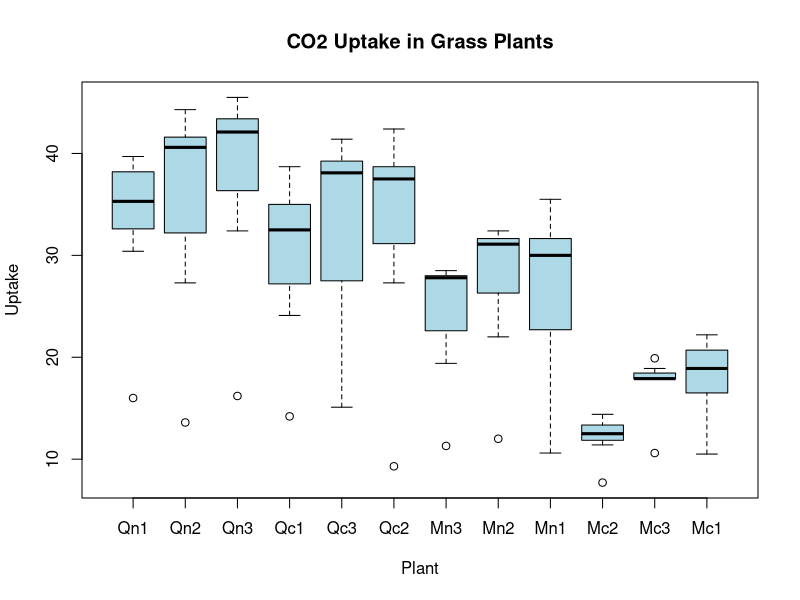
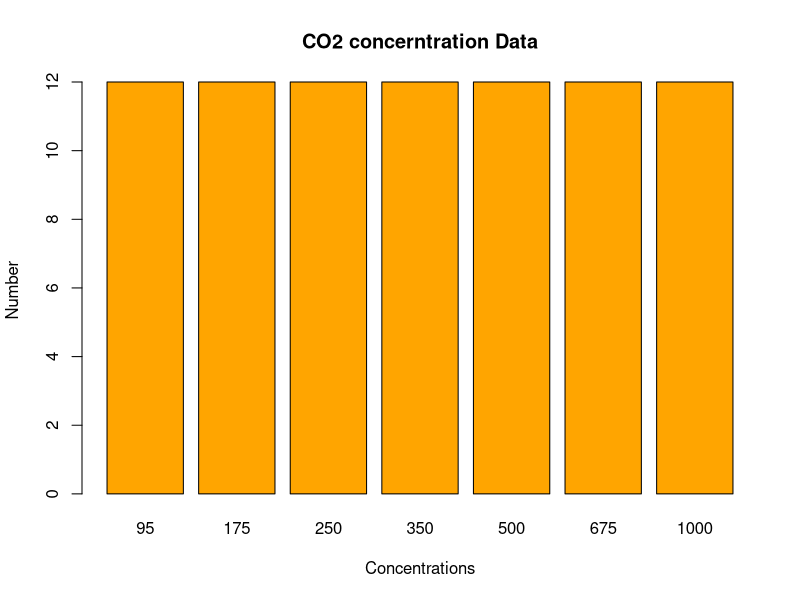
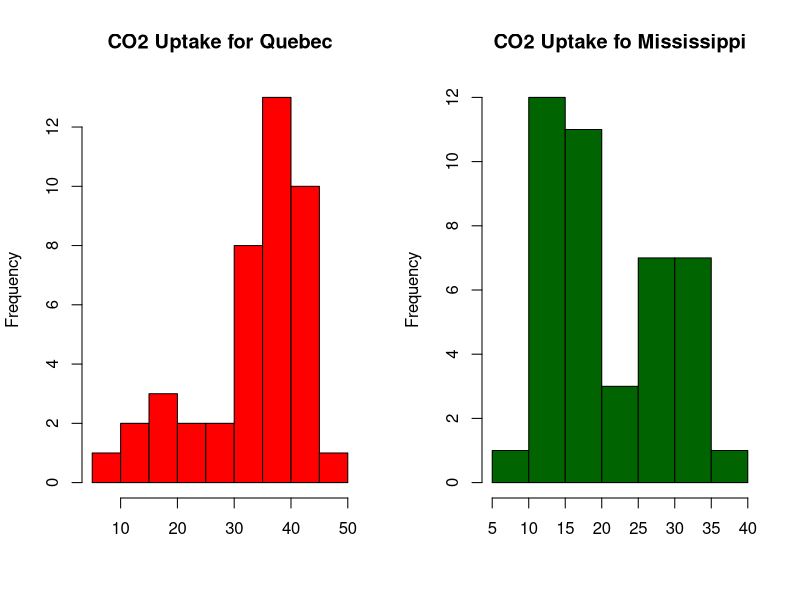

These charts were generated, in order, by the following R code:
# Question 4
?CO2

# Question 5
head(CO2)
# Question 6
plot(CO2$Plant,
    CO2$uptake,
    col = "lightblue",
    main = "CO2 Uptake in Grass Plants",
    xlab = "Plant",
    ylab = "Uptake")

# Question 7
concentrations <- table(CO2$conc)

# Question 8
barplot(concentrations,
    col = "orange",
    main = "CO2 concerntration Data",
    xlab = "Concentrations",
    ylab = "Number"
)

# Question 9
rm(list = ls())

# Question 10
par(mfrow = c(1,2))

# Question 11
hist(CO2$uptake[CO2$Type == "Quebec"],
    breaks = 9,
    main = "CO2 Uptake for Quebec",
    xlab = "",
    col="red")

hist(CO2$uptake[CO2$Type == "Mississippi"],
    breaks = 7,
    main = "CO2 Uptake fo Mississippi",
    xlab = "",
    col="darkgreen")

# Question 12
par(mfrow = c(1,2))


# Question 13
summary(CO2$uptake[CO2$Type == "Mississippi"])

# Question 14
summary(CO2$uptake[CO2$Type == "Quebec"])
